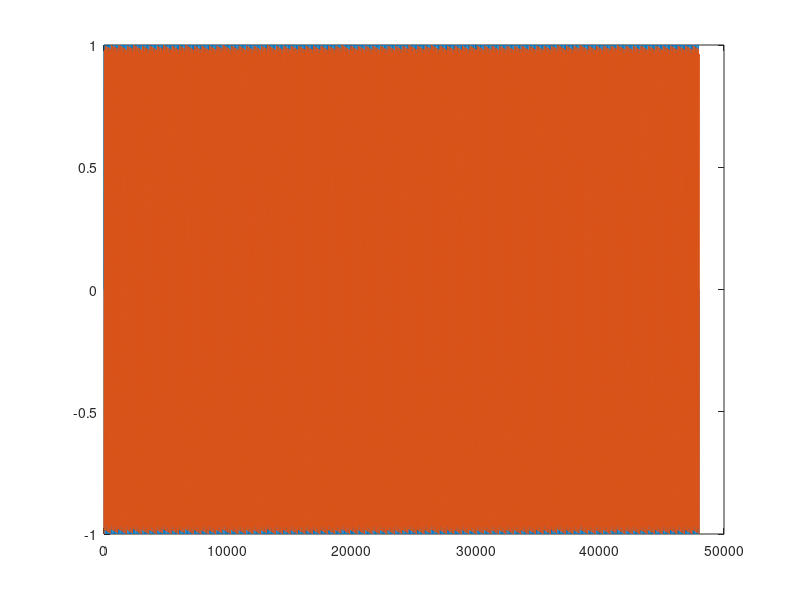

Source code (MATLAB):
%troubleshoot
clc; clear; close all;

Fs = 48000;
Ts = (1/Fs);

t = [0:Ts:1].';%hmmm

f1 = 440;
f2 = 880; 

N = length(t);
left = zeros(N,1);
right = zeros(N,1);
for n = 1:N
    left(n,1) = sin(2*pi*f1* t(n,1));
    right(n,1) = sawtooth(2*pi*f2*t(n,1));
end

stereoSignal = [left, right];
plot(stereoSignal);
sound(stereoSignal, Fs);

